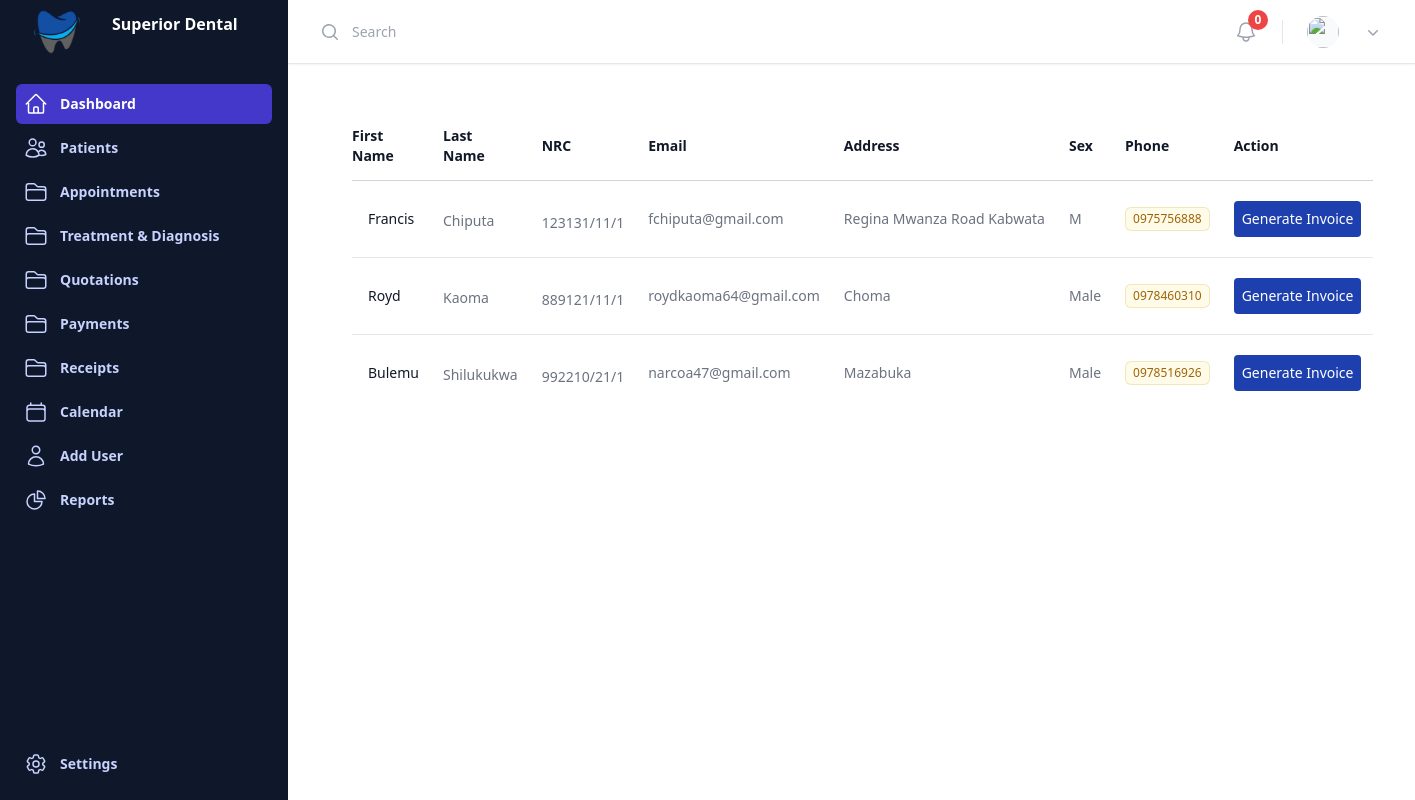
Page /create_inovice_list/ on the earlier database version.
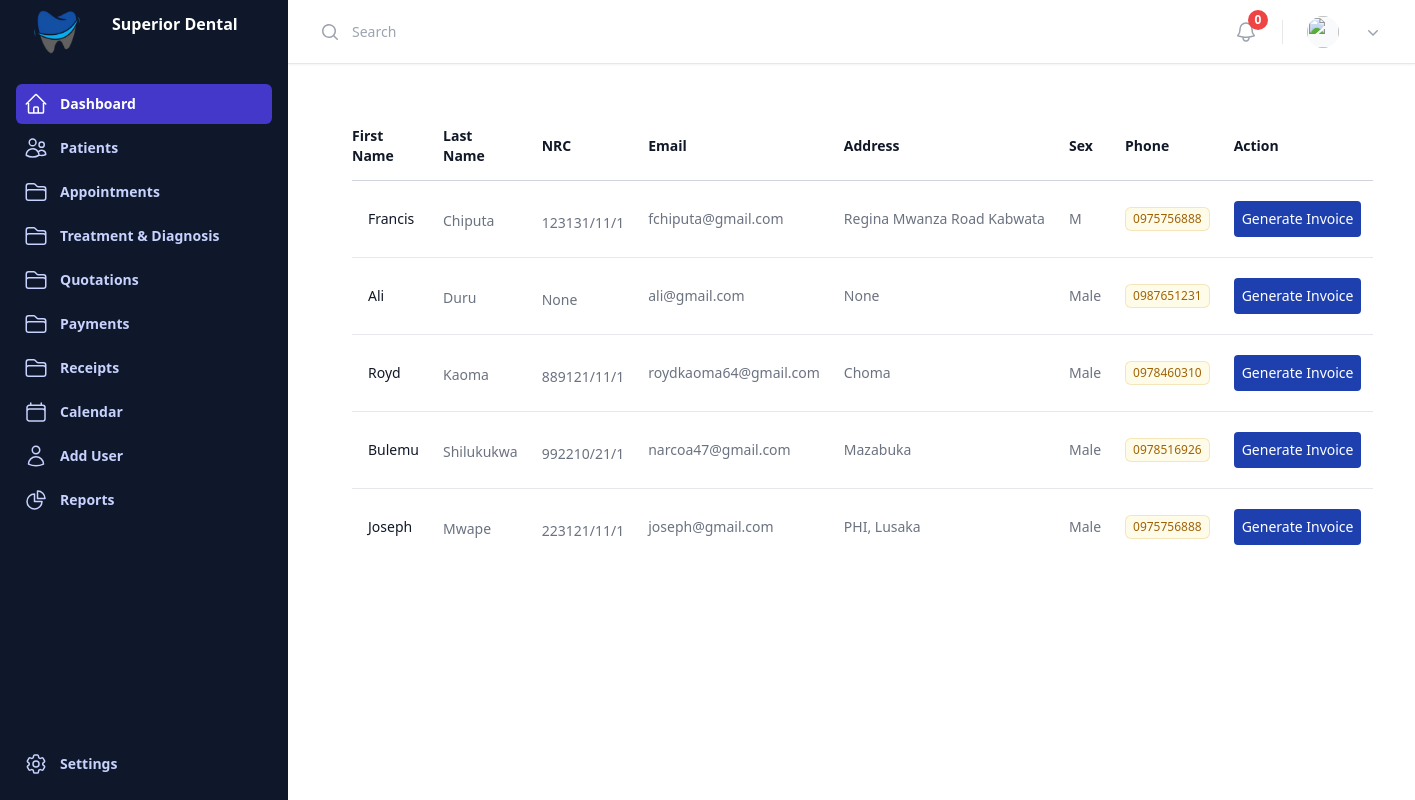
Same page on the later database version.
### patient/models.py (models this page shows, shortened)
class Patient(models.Model):
    first_name = models.CharField(max_length=50)
    last_name = models.CharField(max_length=50)
    date_of_birth = models.DateField(blank=True, null=True)
    gender_choices = [('M', 'Male'), ('F', 'Female')]
    gender = models.CharField(max_length=1, choices=gender_choices, blank=True, null=True)
    nrc = models.CharField(max_length=55,blank=True, null=True)
    phone = models.CharField(max_length=15)
    email = models.EmailField(unique=True)
    address = models.TextField(blank=True, null=True)
    medical_history = models.TextField(blank=True, null=True)
    is_patient = models.BooleanField(default=False)

### templates/views.py (the view)
# urls.py: path('create_inovice_list/', views.create_invoice_list_view, name='create_invoice_list'),
def create_invoice_list_view(request):
    patients = Patient.objects.filter(is_patient=True)
    return render(request, 'create_invoice.html', {
        'patients': patients
    })

### templates/create_invoice.html (shortened to what this page needs)
{% extends 'base.html' %}
{% block content %}
<div class="inline-block min-w-full py-2 align-middle sm:px-6 lg:px-8">
    <table class="min-w-full divide-y divide-gray-300">
      <thead>
        <tr>
          <th scope="col" class="py-3.5 pl-4 pr-3 text-left text-sm font-semibold text-gray-900 sm:pl-0">First Name</th>
          <th scope="col" class="px-3 py-3.5 text-left text-sm font-semibold text-gray-900">Last Name</th>
          <th scope="col" class="px-3 py-3.5 text-left text-sm font-semibold text-gray-900">NRC</th>
          <th scope="col" class="px-3 py-3.5 text-left text-sm font-semibold text-gray-900">Email</th>
          <th scope="col" class="px-3 py-3.5 text-left text-sm font-semibold text-gray-900">Address</th>
          <th scope="col" class="px-3 py-3.5 text-left text-sm font-semibold text-gray-900">Sex</th>
          <th scope="col" class="px-3 py-3.5 text-left text-sm font-semibold text-gray-900">Phone</th>
          <th scope="col" class="px-3 py-3.5 text-left text-sm font-semibold text-gray-900">Action</th>
        </tr>
      </thead>
      <tbody class="divide-y divide-gray-200 bg-white">
        {% for patients in patients %}
        <tr>
          <td class="whitespace-nowrap py-5 pl-4 pr-3 text-sm sm:pl-0">
            <div class="flex items-center">
              <div class="ml-4">
                <div class="font-medium text-gray-900">{{patients.first_name}}</div>
              </div>
            </div>
          </td>
          <td class="whitespace-nowrap px-3 py-5 text-sm text-gray-500">
              <div class="mt-1 text-gray-500"> {{ patients.last_name }} </div>
          </td>
          <td class="whitespace-nowrap px-3 py-5 text-sm text-gray-500">
              <div class="mt-2 flex items-center text-sm text-gray-500">
                  {{ patients.nrc}}
                </div>
                <td class="whitespace-nowrap px-3 py-5 text-sm text-gray-500">
                    <p class="text-sm text-gray-500">
                        <a href="#" class="hover:underline"> {{ patients.email}}</a>
                      </p>
                </td>
                <td class="whitespace-nowrap px-3 py-5 text-sm text-gray-500">
                  <p class="text-sm text-gray-500">
                     {{ patients.address }}
                    </p>
              </td>
              <td class="whitespace-nowrap px-3 py-5 text-sm text-gray-500">
                  <p class="text-sm text-gray-500">
                     {{ patients.gender }}
                  </p>
              </td>
          </td>
          <td class="whitespace-nowrap px-3 py-5 text-sm text-gray-500">
            <span class="inline-flex items-center rounded-md bg-yellow-50 px-2 py-1 text-xs font-medium text-yellow-700 ring-1 ring-inset ring-yellow-600/20">{{ patients.phone}}</span>
          </td>
          <td  class="whitespace-nowrap px-3 py-5 text-sm flex flex-row gap-1">
            <a href="{% url 'patient_invoice' patients.id %}" class="btn btn-primary p-2 rounded bg-blue-800 text-white">Generate Invoice</a>
        </tr>
        {% endfor %}
      </tbody>
    </table>
  </div>
{% endblock %}

Differences in the rows shown:
now on this page (row edited): Patient: first_name "Ali", last_name "Duru", nrc "None", email "ali@gmail.com", address "None", gender "Male", phone "0987651231"
now on this page (row edited): Patient: first_name "Joseph", last_name "Mwape", nrc "223121/11/1", email "joseph@gmail.com", address "PHI, Lusaka", gender "Male", phone "0975756888"
